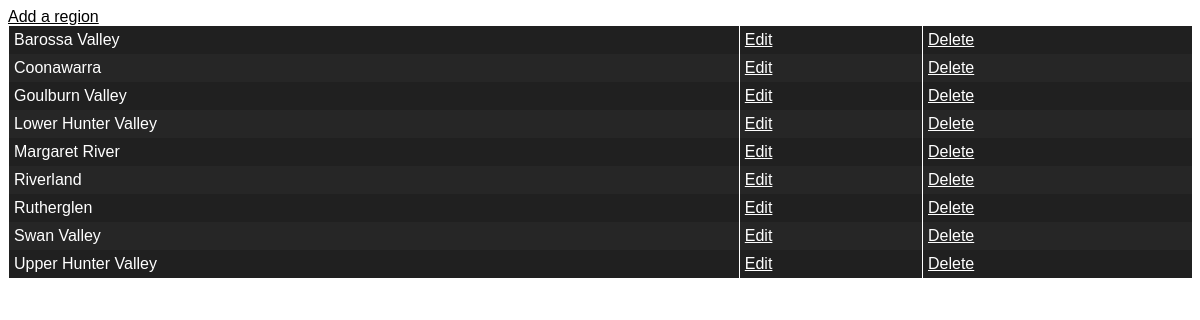
Page /write.php on the committed database.
### tables this page shows
CREATE TABLE IF NOT EXISTS `region` (
  `region_id` int(4) NOT NULL,
  `region_name` varchar(100) NOT NULL
);

### pdo_helper.php (called while the page is built, shortened)
<?php
	class pdo_helper{
		public $server;
		public $port;
		public $user;
		public $password;
		public $database;
		public $pdo;
		public $preparedStatement;
		function __construct($creds){
			if(!is_array($creds)){
				$this->server = $server;
				$this->user = $user;
				$this->password = $password;
				$this->port = $port;
				$this->database = $database;
			}else{
				$this->server = $creds['server'];
				$this->user = $creds['user'];
				$this->password = $creds['password'];
				$this->port = $creds['port'];
				$this->database = $creds['database'];
			}
			try {
				$this->pdo = new PDO('mysql:dbname='.$this->database.';host='.$this->server.';port='.$this->port,$this->user,$this->password);
			} catch (PDOException $e) {
				$this->logError($e->getMessage());
				return false;
			}
			$this->pdo->setAttribute( PDO::ATTR_ERRMODE, PDO::ERRMODE_EXCEPTION );
		}
		function query($query,$params=null){
			$this->preparedStatement = $this->pdo->prepare($query);
			try {
				$this->preparedStatement->execute();
			} catch (PDOException $e) {
				$this->logError($e->getMessage());
				return false;
			}
		}
		function fetch_all_assoc(){
			$result = array();
			while($row = $this->preparedStatement->fetch(PDO::FETCH_ASSOC)){
				$result[] = $row;
			}
			return $result;
		}
	}
?>

### write.php (the view, shortened to what this page needs)
<?php
	new writeRegions();
	class writeRegions{
		function __construct(){
			require_once 'pdo_helper.php';
			$this->dbc = new pdo_helper('db.php');
			$this->header();
			$this->baseForm();
			$this->footer();
		}
		function header(){
			echo '<!DOCTYPE HTML>
					<html>
					<head>
					<meta http-equiv="Content-Type" content="text/html; charset=iso-8859-1">
					<title>Exploring Wines in a Region</title>
					<link rel="stylesheet" type="text/css" href="style.css" />
					</head>
					<body bgcolor="white">';
		}
		function footer(){
			echo '</body>
				</html>';
		}
		function baseForm(){
			if($this->dbc->query("SELECT region_id,region_name FROM region") === false){
				die("Query Failed ".$this->dbc->lastError());
			}
			echo '<a href="write.php?add">Add a region</a>';
			echo '<table>';
			$regions = $this->dbc->fetch_all_assoc();
			foreach($regions as $row){
				echo '<tr>';
				echo '<td>'.$row['region_name'].'</td><td><a href="write.php?edit='.$row['region_id'].'">Edit</a></td><td><a href="write.php?delete='.$row['region_id'].'">Delete</a></td>';
				echo '</tr>';
			}
			echo '</table>';
		}
	}
?>

### style.css (style rules this page uses)
body { font-family: arial; }
table { border-collapse: collapse; width:100%; }
td { border-left:solid 1px white; padding:5px; }
tr { color:white; background:#202020; }
tr:nth-of-type(even) { background:#262626; }
a { color:black; }
table a { color:white; }

### rows in the picture
region: region_name "Barossa Valley"
region: region_name "Coonawarra"
region: region_name "Goulburn Valley"
region: region_name "Lower Hunter Valley"
region: region_name "Margaret River"
region: region_name "Riverland"
region: region_name "Rutherglen"
region: region_name "Swan Valley"
region: region_name "Upper Hunter Valley"
